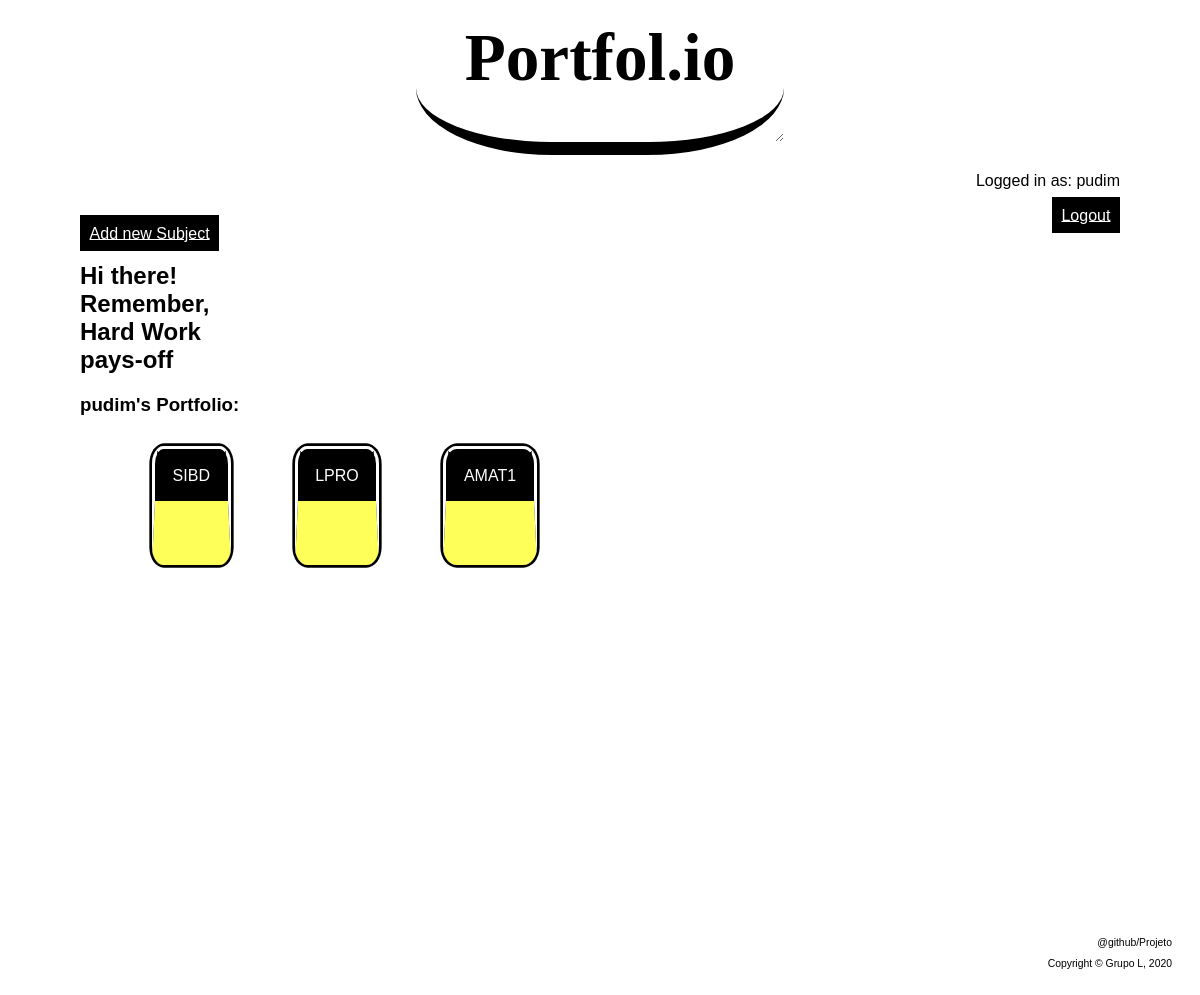
Before: /pages/user_mainpage.php (signed in) with the older database file.
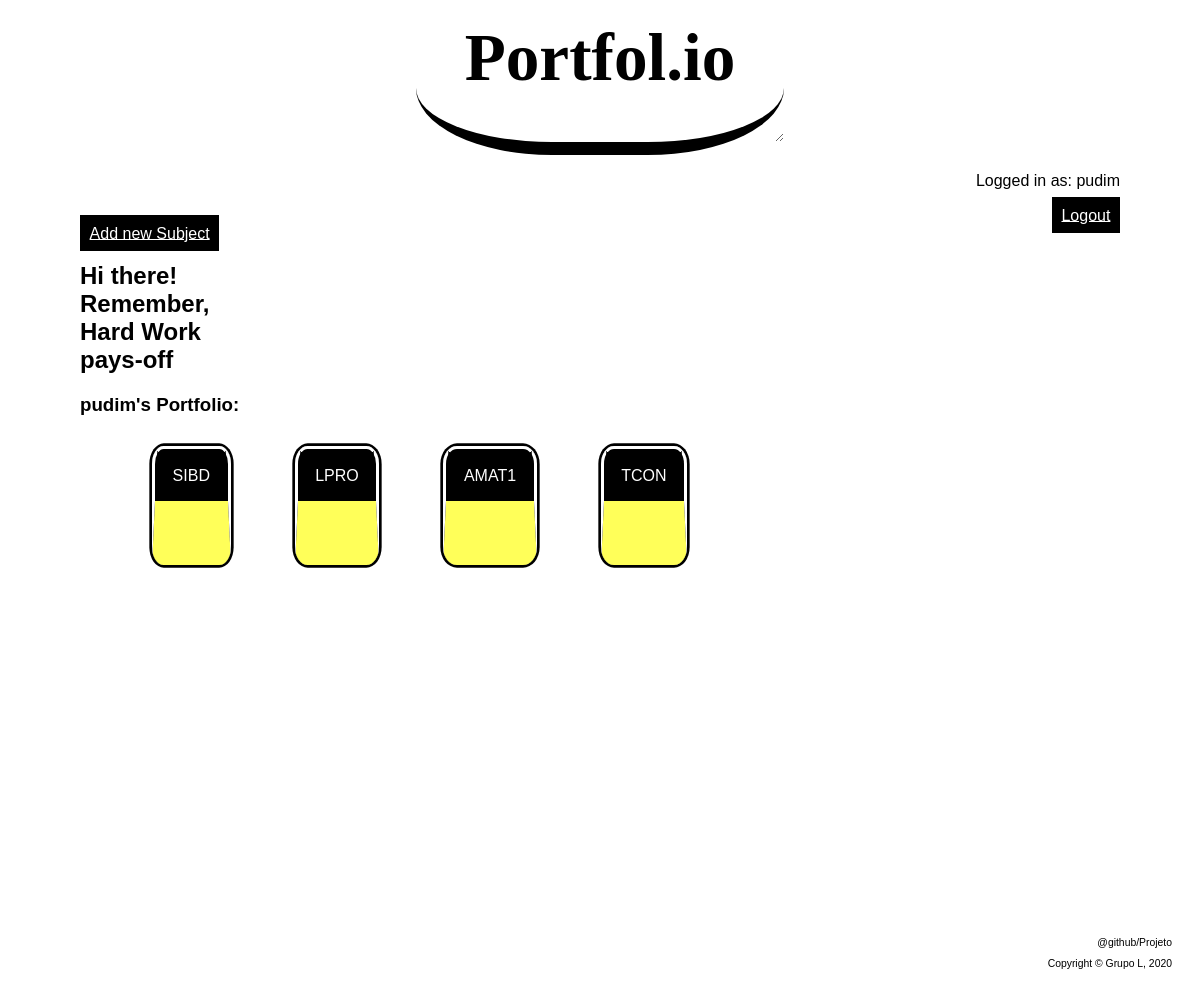
After: the same page with the newer database file.
### tables this page shows
CREATE TABLE subject (
    	id integer primary key autoincrement,
    	name text not null,
    	folder_path text,
        admin_id integer references student(id) not null,
        CONSTRAINT user_unique_error UNIQUE (name)
        CONSTRAINT user_unique_error UNIQUE (folder_path)
    );

### database/subjects.php (called while the page is built, shortened)
<?php
    function getSubjects() {
        global $db;
        $stmt= $db->prepare('SELECT * from subject');
        $stmt->execute();
        return ($stmt->fetchAll());
    }
?>

### pages/user_mainpage.php (the view, shortened to what this page needs)
<?php
    include_once('../database/connect.php');
    include_once('../database/subjects.php');
    $result=getSubjects();
?>
<!DOCTYPE html>
<html lang="en">
<head>
    <link href="../css/MainpageStyle.css" rel="stylesheet">
    <link href="../css/SubjectsStyle.css" rel="stylesheet">
</head>
<body>
    <header>
        <h1><a href="../pages/user_mainpage.php"> Portfol.io</a></h1>
    </header>
    <div id="username">
        <p>Logged in as: <?= $_SESSION['username'] ?></p>
        <a href="../actions/ActionLogout.php">Logout</a>
    </div>
    <nav id="operations">
        <a href="../pages/subject_registration.php" id="Add">Add new Subject</a>
    </nav>
    <section id="welcome">
        <h2>Hi there! </br>
            Remember, </br>
            Hard Work </br>
            pays-off </br>
        </h2>
    </section>
    <nav id="subjects">
        <h3><?=$_SESSION['username']?>'s Portfolio:</h3>
        <ul>
            <?php foreach ($result as $row){ ?>
                <li>
                    <a href="list_gallery.php?subject=<?php echo $row['id'] ?>"id="subs"><?php echo $row["name"] ?></a>
                </li>
            <?php } ?>
        </ul>
    </nav>
    <footer>
        <a href="https://github.com/zymil/Portfolio">@github/Projeto</a>
        <p>Copyright &copy; Grupo L, 2020</p>
    </footer>
</body>
</html>

### css/MainpageStyle.css (style rules this page uses)
body { font-family: Arial, Verdana, monospace; background-repeat: no-repeat; background-attachment: fixed; background-size: cover; background-position: auto; background-image: url(../img/portfolio4.png); -webkit-font-smoothing: antialiased; margin-left: 5em; margin-right: 5em; }
body > header { font-size: 2.1em; border-style: solid; flex-direction: column; text-align: center; border-bottom-width: 0.4em; margin-bottom: 0.5em; margin-right: 10em; margin-left: 10em; margin-top: -1em; border-top-width: 0; border-right-width: 0; border-left-width: 0; border-radius: 37%; resize: vertical; overflow: auto; font-family: "Lucida Handwriting"; display: flex; }
body > header h1 a:-webkit-any-link { color: black; cursor: pointer; text-decoration: none; }
#operations a { padding: 0.6em; background: rgb(0, 0, 0); color: #ffffff; }
body > footer { text-align: right; font-size: 0.65em; margin: auto; display: block; margin-top: 10em; text-decoration: none; margin: 0; margin-top: 35em; margin-right: -5em; }
body > div { text-align: right; }
body > div#username a { padding: 0.6em; background: rgb(0, 0, 0); color: #ffffff; font-size: 1em; flex-direction: column; }
body > footer a { color: black; text-decoration: none; background-color: transparent; }

### css/SubjectsStyle.css (style rules this page uses)
#subjects ul { display: flex; flex-direction: row; list-style-type: none; flex-wrap: wrap; }
#subjects li { padding: 2em; margin-bottom: 3.5em; }
a#subs { padding: 1.1em; background: rgb(0, 0, 0); color: #ffffff; text-decoration: none; border-radius: 15%; border-bottom: rgb(255, 255, 89); border-bottom-width: 4em; border-style: solid; box-shadow: 0pt 0pt 0pt 2pt black; margin-bottom: 20px; }

Changed rows visible on the page:
added subject: name "TCON"
